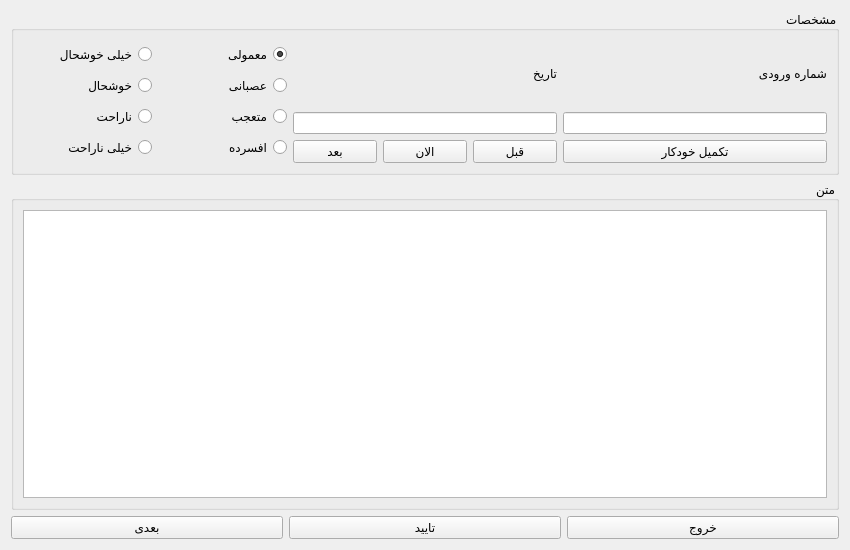
<?xml version="1.0" encoding="UTF-8"?>
<ui version="4.0">
 <class>WriteForm</class>
 <widget class="QWidget" name="WriteForm">
  <property name="geometry">
   <rect>
    <x>0</x>
    <y>0</y>
    <width>850</width>
    <height>550</height>
   </rect>
  </property>
  <property name="windowTitle">
   <string>فرم نوشتن</string>
  </property>
  <property name="layoutDirection">
   <enum>Qt::RightToLeft</enum>
  </property>
  <layout class="QVBoxLayout" name="verticalLayout" stretch="1,2,0">
   <item>
    <widget class="QGroupBox" name="groupBox">
     <property name="layoutDirection">
      <enum>Qt::RightToLeft</enum>
     </property>
     <property name="title">
      <string>مشخصات</string>
     </property>
     <layout class="QHBoxLayout" name="horizontalLayout">
      <item>
       <layout class="QVBoxLayout" name="verticalLayout_2">
        <item>
         <widget class="QLabel" name="label_2">
          <property name="layoutDirection">
           <enum>Qt::LeftToRight</enum>
          </property>
          <property name="text">
           <string>شماره ورودی</string>
          </property>
         </widget>
        </item>
        <item>
         <widget class="QLineEdit" name="number"/>
        </item>
        <item>
         <widget class="QPushButton" name="autoincbut">
          <property name="text">
           <string>تکمیل خودکار</string>
          </property>
         </widget>
        </item>
       </layout>
      </item>
      <item>
       <layout class="QVBoxLayout" name="verticalLayout_3">
        <item>
         <widget class="QLabel" name="label">
          <property name="text">
           <string>تاریخ</string>
          </property>
         </widget>
        </item>
        <item>
         <widget class="QLineEdit" name="date"/>
        </item>
        <item>
         <layout class="QHBoxLayout" name="horizontalLayout_3">
          <item>
           <widget class="QPushButton" name="dateBeforeButton">
            <property name="text">
             <string>قبل</string>
            </property>
           </widget>
          </item>
          <item>
           <widget class="QPushButton" name="dateNowButton">
            <property name="text">
             <string>الان</string>
            </property>
           </widget>
          </item>
          <item>
           <widget class="QPushButton" name="dateNextButton">
            <property name="text">
             <string>بعد</string>
            </property>
           </widget>
          </item>
         </layout>
        </item>
       </layout>
      </item>
      <item>
       <layout class="QHBoxLayout" name="horizontalLayout_5" stretch="1,1">
        <item>
         <layout class="QVBoxLayout" name="verticalLayout_5">
          <item>
           <widget class="QRadioButton" name="sadeRadio">
            <property name="text">
             <string>معمولی</string>
            </property>
            <property name="checked">
             <bool>true</bool>
            </property>
           </widget>
          </item>
          <item>
           <widget class="QRadioButton" name="asabiRadio">
            <property name="text">
             <string>عصبانی</string>
            </property>
           </widget>
          </item>
          <item>
           <widget class="QRadioButton" name="tajobRadio">
            <property name="text">
             <string>متعجب</string>
            </property>
           </widget>
          </item>
          <item>
           <widget class="QRadioButton" name="afsordeRadio">
            <property name="text">
             <string>افسرده</string>
            </property>
           </widget>
          </item>
         </layout>
        </item>
        <item>
         <layout class="QVBoxLayout" name="verticalLayout_4">
          <item>
           <widget class="QRadioButton" name="khkhoshalRadio">
            <property name="text">
             <string>خیلی خوشحال</string>
            </property>
           </widget>
          </item>
          <item>
           <widget class="QRadioButton" name="khoshalRadio">
            <property name="text">
             <string>خوشحال</string>
            </property>
           </widget>
          </item>
          <item>
           <widget class="QRadioButton" name="narahatRadio">
            <property name="text">
             <string>ناراحت</string>
            </property>
           </widget>
          </item>
          <item>
           <widget class="QRadioButton" name="khnarahatRadio">
            <property name="text">
             <string>خیلی ناراحت</string>
            </property>
           </widget>
          </item>
         </layout>
        </item>
       </layout>
      </item>
     </layout>
    </widget>
   </item>
   <item>
    <widget class="QGroupBox" name="groupBox_2">
     <property name="title">
      <string>متن</string>
     </property>
     <layout class="QHBoxLayout" name="horizontalLayout_2">
      <item>
       <widget class="QTextEdit" name="textEdit"/>
      </item>
     </layout>
    </widget>
   </item>
   <item>
    <layout class="QHBoxLayout" name="horizontalLayout_4">
     <item>
      <widget class="QPushButton" name="cancelBut">
       <property name="text">
        <string>خروج</string>
       </property>
      </widget>
     </item>
     <item>
      <widget class="QPushButton" name="okBut">
       <property name="text">
        <string>تایید</string>
       </property>
      </widget>
     </item>
     <item>
      <widget class="QPushButton" name="nextBut">
       <property name="text">
        <string>بعدی</string>
       </property>
      </widget>
     </item>
    </layout>
   </item>
  </layout>
 </widget>
 <resources/>
 <connections/>
</ui>
